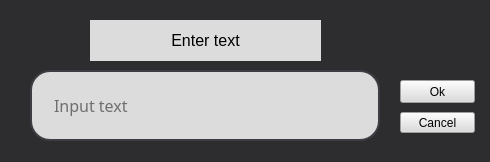
<?xml version="1.0" encoding="UTF-8"?>
<ui version="4.0">
 <class>CreateNewFile</class>
 <widget class="QWidget" name="CreateNewFile">
  <property name="geometry">
   <rect>
    <x>0</x>
    <y>0</y>
    <width>490</width>
    <height>162</height>
   </rect>
  </property>
  <property name="minimumSize">
   <size>
    <width>490</width>
    <height>162</height>
   </size>
  </property>
  <property name="maximumSize">
   <size>
    <width>490</width>
    <height>162</height>
   </size>
  </property>
  <property name="windowTitle">
   <string>Form</string>
  </property>
  <property name="styleSheet">
   <string notr="true">QWidget {
 background-color: rgb(45, 45, 48);
}</string>
  </property>
  <widget class="QLineEdit" name="str_input">
   <property name="geometry">
    <rect>
     <x>30</x>
     <y>70</y>
     <width>350</width>
     <height>71</height>
    </rect>
   </property>
   <property name="sizePolicy">
    <sizepolicy hsizetype="Expanding" vsizetype="Fixed">
     <horstretch>0</horstretch>
     <verstretch>0</verstretch>
    </sizepolicy>
   </property>
   <property name="font">
    <font>
     <family>Franklin Gothic Medium Cond</family>
     <pointsize>12</pointsize>
     <weight>50</weight>
     <italic>false</italic>
     <bold>false</bold>
     <underline>false</underline>
    </font>
   </property>
   <property name="layoutDirection">
    <enum>Qt::LeftToRight</enum>
   </property>
   <property name="styleSheet">
    <string notr="true">QLineEdit{
border: 2px solid rgb(61, 61, 68);
border-radius: 20px;
color: rgb(0, 0, 0);
padding-left: 20px;
padding-right: 20px;
background-color: rgb(220, 220, 220);
}

QLineEdit::hover{
border: 2px solid rgb(61, 61, 68);
}</string>
   </property>
   <property name="placeholderText">
    <string>Input text</string>
   </property>
  </widget>
  <widget class="QPushButton" name="pushButton">
   <property name="geometry">
    <rect>
     <x>400</x>
     <y>80</y>
     <width>75</width>
     <height>23</height>
    </rect>
   </property>
   <property name="styleSheet">
    <string notr="true">QPushButton{
background-color: rgb(220, 220, 220);
}

QPushButton:hover{
border: 1px solid  rgb(181, 181, 181);
	background-color: rgb(181, 181, 181);
}</string>
   </property>
   <property name="text">
    <string>Ok</string>
   </property>
  </widget>
  <widget class="QPushButton" name="pushButton_2">
   <property name="geometry">
    <rect>
     <x>400</x>
     <y>112</y>
     <width>75</width>
     <height>21</height>
    </rect>
   </property>
   <property name="styleSheet">
    <string notr="true">QPushButton{
background-color: rgb(220, 220, 220);
}

QPushButton:hover{
border: 1px solid  rgb(181, 181, 181);
	background-color: rgb(181, 181, 181);
}</string>
   </property>
   <property name="text">
    <string>Cancel</string>
   </property>
  </widget>
  <widget class="QLabel" name="label">
   <property name="enabled">
    <bool>true</bool>
   </property>
   <property name="geometry">
    <rect>
     <x>90</x>
     <y>20</y>
     <width>231</width>
     <height>41</height>
    </rect>
   </property>
   <property name="sizePolicy">
    <sizepolicy hsizetype="Preferred" vsizetype="Preferred">
     <horstretch>231</horstretch>
     <verstretch>41</verstretch>
    </sizepolicy>
   </property>
   <property name="minimumSize">
    <size>
     <width>231</width>
     <height>41</height>
    </size>
   </property>
   <property name="maximumSize">
    <size>
     <width>231</width>
     <height>41</height>
    </size>
   </property>
   <property name="sizeIncrement">
    <size>
     <width>231</width>
     <height>41</height>
    </size>
   </property>
   <property name="baseSize">
    <size>
     <width>231</width>
     <height>41</height>
    </size>
   </property>
   <property name="font">
    <font>
     <pointsize>12</pointsize>
     <kerning>false</kerning>
    </font>
   </property>
   <property name="styleSheet">
    <string notr="true">background-color: rgb(220, 220, 220);</string>
   </property>
   <property name="text">
    <string>Enter text</string>
   </property>
   <property name="alignment">
    <set>Qt::AlignCenter</set>
   </property>
  </widget>
 </widget>
 <resources/>
 <connections/>
</ui>
